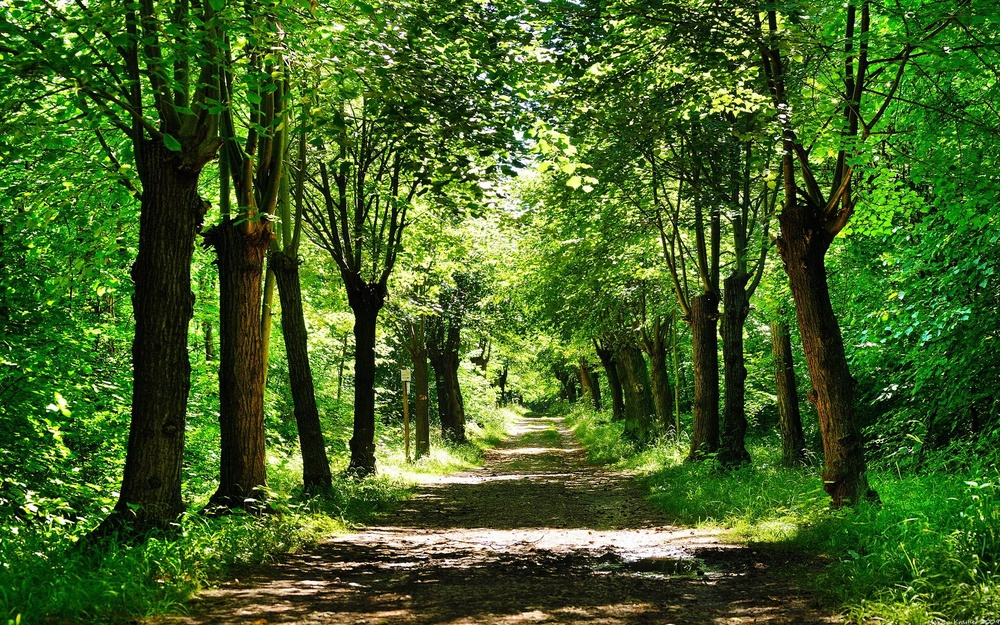
#> input picture svm/picture/01.jpg, 1000 x 625 px, shrunk from 1920 x 1200 before the run; its folder holds only this picture in this run
$ python image_cut.py
#> lines starting #> are read from the running program, lines starting #| are printed output that depends on the picture
#! /usr/bin/python3

import os
import shutil
from PIL import Image


def image_gray(file_name):
    image = Image.open(file_name).convert('L')
    return image

# input_path: origion picture file name,
# output_path: output picture directory,
# width: target width,
# height: target height
def image_cut(input_name, output_path, width, height, label_file):
#> called with input_name = './picture/01.jpg', output_path = 'picture_256_256', width = 256, height = 256, label_file = 'picture_256_256/label.txt'
    file_name = input_name
    im        = Image.open(file_name)
#> im is the input picture: PIL image 1000x625 RGB; mean R, G, B 67.1, 98.3, 37.2
    (origion_w, origion_h) = im.size  # Get origion size of picture
#> origion_w = 1000; origion_h = 625
    target_w = width
    target_h = height

    label    = (float(int(os.path.splitext(os.path.basename(file_name))[0]) > 12) - 0.5 ) * 2 # Add Train Label
    label_f  = open(label_file, 'a')

    for w in range(int(origion_w / target_w)):
        for h in range (int(origion_h / target_h)):
            name_target = os.path.join(output_path, os.path.splitext(os.path.basename(file_name))[0]+'-'+str(w)+'-'+str(h)+".jpg")
            print(name_target)
            cm = im.crop(box=(w*target_w, h*target_h, (w+1)*target_w, (h+1)*target_h)).convert('L')
            cm.save(name_target)
            label_f.write(os.path.basename(name_target)+'\t'+str(label)+'\n')

            if (origion_w > (w+1) * target_w) & ((w+1) == int(origion_w/target_w)) & (origion_h > (h+1) * target_h) & ((h+1) == int(origion_h/target_h)):
                name_target = os.path.join(output_path, os.path.splitext(os.path.basename(file_name))[0]+'-'+str(w+1)+'-'+str(h+1)+".jpg")
                print(name_target)
                cm = im.crop(box=((origion_w-target_w), (origion_h-target_h), origion_w, origion_h)).convert('L')
                cm.save(name_target)
                label_f.write(os.path.basename(name_target)+'\t'+str(label)+'\n')

            if (origion_w > (w+1) * target_w) & ((w+1) == int(origion_w/target_w)):
                name_target = os.path.join(output_path, os.path.splitext(os.path.basename(file_name))[0]+'-'+str(w+1)+'-'+str(h)+".jpg")
                print(name_target)
                cm = im.crop(box=((origion_w-target_w), h*target_h, origion_w, (h+1)*target_h)).convert('L')
                cm.save(name_target)
                label_f.write(os.path.basename(name_target)+'\t'+str(label)+'\n')

            if (origion_h > (h+1) * target_h) & ((h+1) == int(origion_h/target_h)):
                name_target = os.path.join(output_path, os.path.splitext(os.path.basename(file_name))[0]+'-'+ str(w)+'-'+str(h+1)+".jpg")
                print(name_target)
                cm = im.crop(box=((w)*target_w, (origion_h-target_h), (w+1)*target_w, origion_h)).convert('L')
                cm.save(name_target)
                label_f.write(os.path.basename(name_target)+'\t'+str(label)+'\n')
#> this loop made 3 passes
#> pass 1, in image_cut, `cm.save(name_target)`:
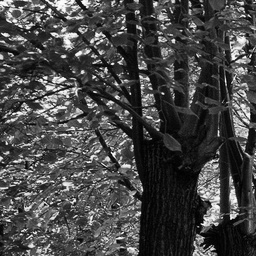
#> saved as 01-0-0.jpg: PIL image 256x256 L; min 0, max 254, mean 70.9
#> pass 1, in image_cut, `cm.save(name_target)`:
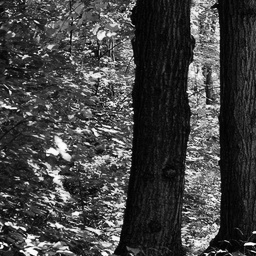
#> saved as 01-0-1.jpg: PIL image 256x256 L; min 0, max 255, mean 66.7
#> pass 1, in image_cut, `cm.save(name_target)`:
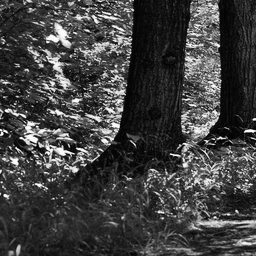
#> saved as 01-0-2.jpg: PIL image 256x256 L; min 0, max 255, mean 65.1
#> pass 2, in image_cut, `cm.save(name_target)`:
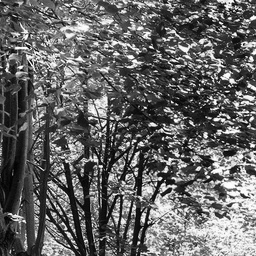
#> saved as 01-1-0.jpg: PIL image 256x256 L; min 0, max 255, mean 100.6
#> after the loop:
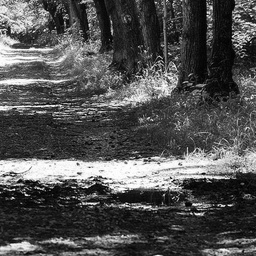
#> cm: PIL image 256x256 L; min 0, max 255, mean 81.1

    label_f.close()

def run_cut():
    input_path = "./picture"
    output_path = "picture_256_256"
    label_file  = os.path.join(output_path,"label.txt")
    if os.path.exists(output_path):
        shutil.rmtree(output_path)
    os.makedirs(output_path)

    for picture in os.listdir(input_path):
        picture_filepath = os.path.join(input_path, picture)
        image_cut(picture_filepath, output_path, width=256, height=256, label_file=label_file)

    print("#info: Done Cut!")

if __name__ == "__main__":
    run_cut()

$ run again, on svm/picture/05.jpg
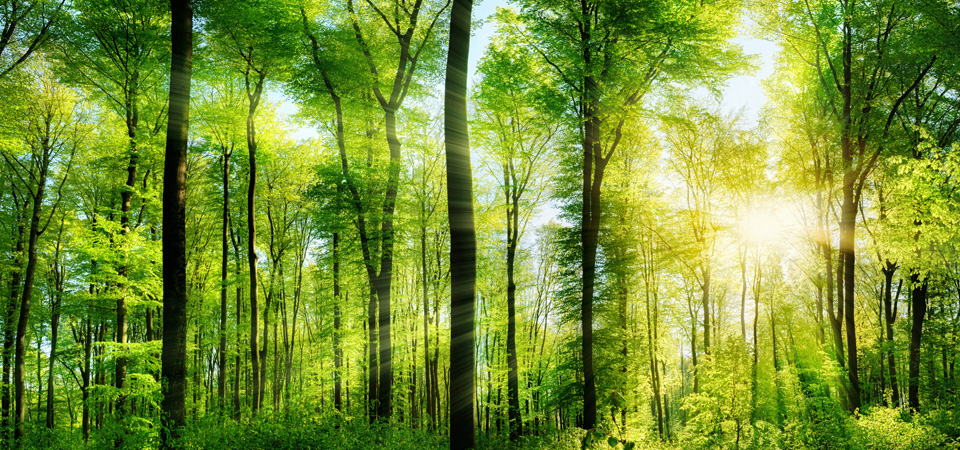
#> input picture svm/picture/05.jpg, 960 x 450 px
#> in image_cut, im is the input picture: PIL image 960x450 RGB; mean R, G, B 117.7, 144, 52.7
#> the loop in image_cut, `for w in range(int(origion_w / target_w)):` made 3 passes
#> pass 1, in image_cut, `cm.save(name_target)`:
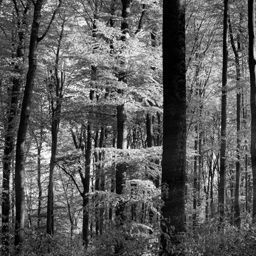
#> saved as 05-0-1.jpg: PIL image 256x256 L; min 0, max 253, mean 89.5
#> after the loop in image_cut, `for w in range(int(origion_w / target_w)):`:
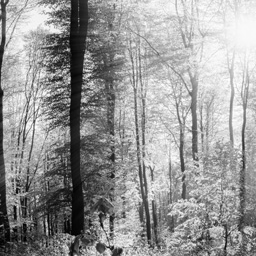
#> cm: PIL image 256x256 L; min 0, max 255, mean 150.8

$ run again, on svm/picture/06.jpg
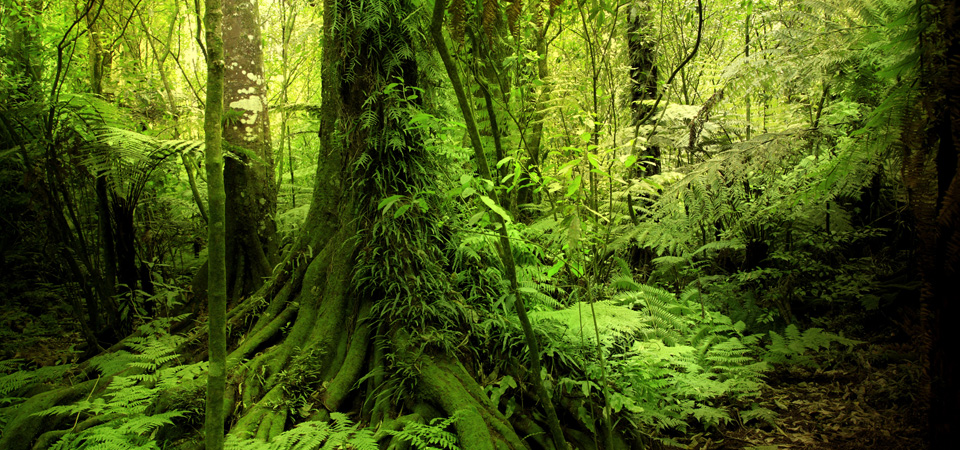
#> input picture svm/picture/06.jpg, 960 x 450 px
#> in image_cut, im is the input picture: PIL image 960x450 RGB; mean R, G, B 73.8, 90.3, 21.8
#> the loop in image_cut, `for w in range(int(origion_w / target_w)):` made 3 passes
#> pass 1, in image_cut, `cm.save(name_target)`:
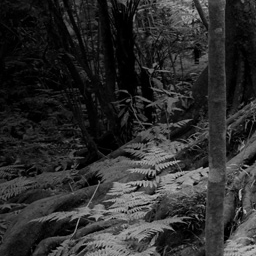
#> saved as 06-0-1.jpg: PIL image 256x256 L; min 0, max 193, mean 45.2
#> after the loop in image_cut, `for w in range(int(origion_w / target_w)):`:
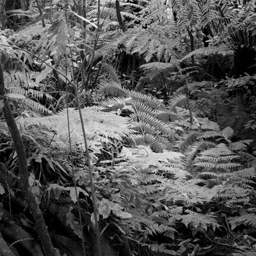
#> cm: PIL image 256x256 L; min 0, max 239, mean 85.6

$ run again, on svm/picture/07.jpg
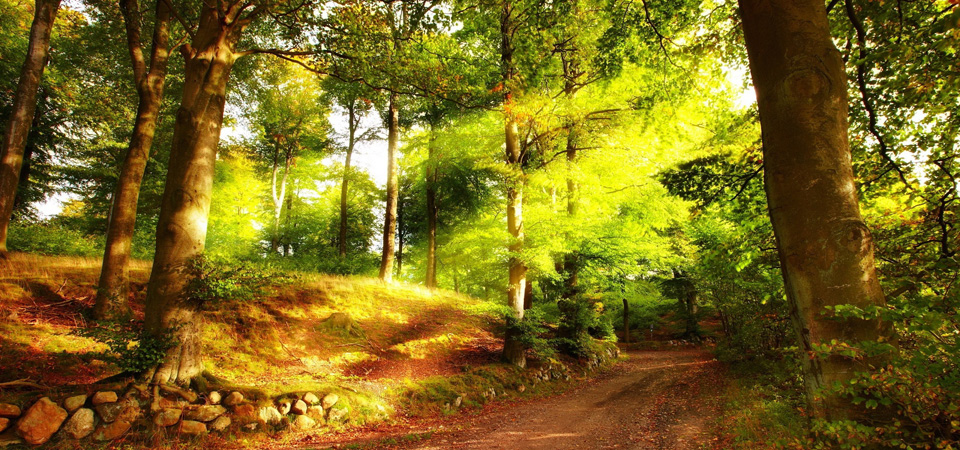
#> input picture svm/picture/07.jpg, 960 x 450 px
#> in image_cut, im is the input picture: PIL image 960x450 RGB; mean R, G, B 121.9, 104.4, 28.5
#> the loop in image_cut, `for w in range(int(origion_w / target_w)):` made 3 passes
#> pass 1, in image_cut, `cm.save(name_target)`:
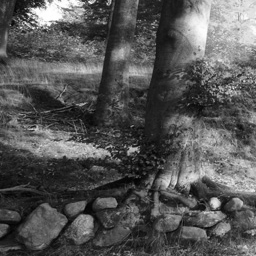
#> saved as 07-0-1.jpg: PIL image 256x256 L; min 1, max 255, mean 85.8
#> after the loop in image_cut, `for w in range(int(origion_w / target_w)):`:
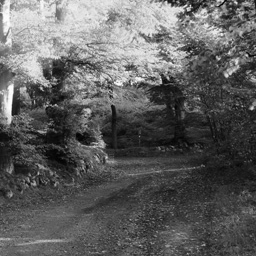
#> cm: PIL image 256x256 L; min 1, max 254, mean 95.3
